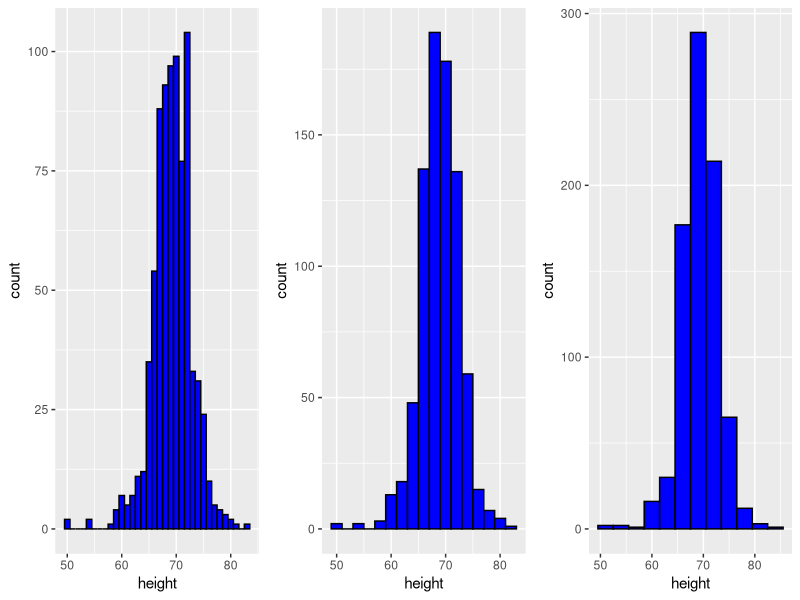

This figure's R source:
library(tidyverse)
library(dslabs)
library(gridExtra)
data(heights)

p <- heights %>% filter(heights$sex == "Male") %>% ggplot(aes(x=height))

p1 <- p + geom_histogram(binwidth = 1, fill = "blue", color = "black")
p2 <- p + geom_histogram(binwidth = 2, fill = "blue", color = "black")
p3 <- p + geom_histogram(binwidth = 3, fill = "blue", color = "black")

grid.arrange(p1, p2, p3, ncol=3)
